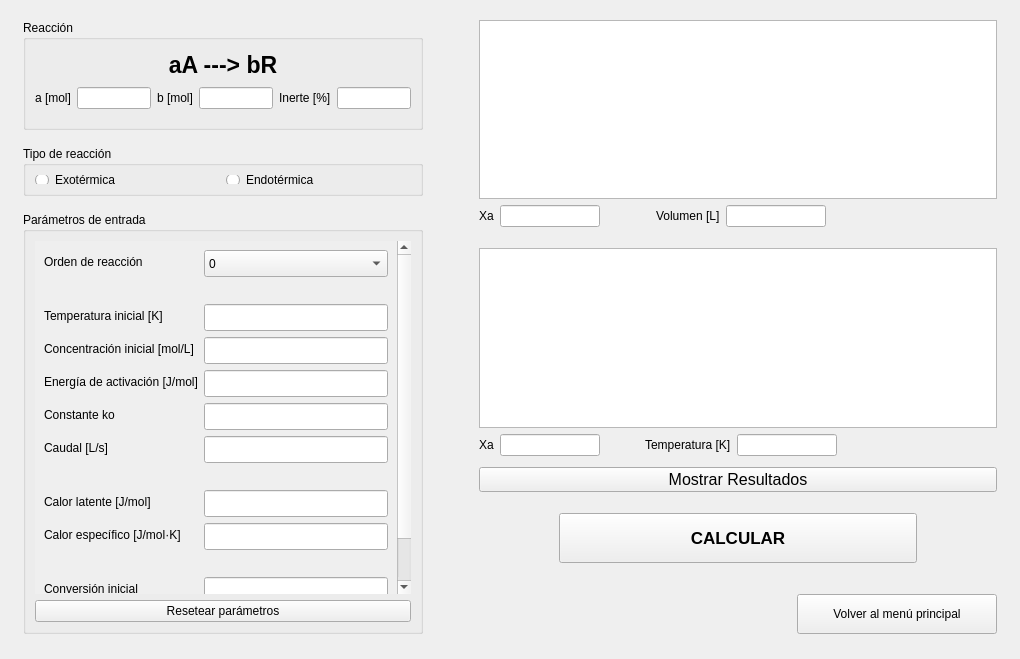
<?xml version="1.0" encoding="UTF-8"?>
<ui version="4.0">
 <class>Form</class>
 <widget class="QWidget" name="Form">
  <property name="geometry">
   <rect>
    <x>0</x>
    <y>0</y>
    <width>1020</width>
    <height>659</height>
   </rect>
  </property>
  <property name="windowTitle">
   <string>Reactor FP Adiabático</string>
  </property>
  <layout class="QHBoxLayout" name="_2">
   <property name="topMargin">
    <number>20</number>
   </property>
   <property name="bottomMargin">
    <number>25</number>
   </property>
   <item>
    <spacer name="horizontalSpacer_3">
     <property name="orientation">
      <enum>Qt::Horizontal</enum>
     </property>
     <property name="sizeType">
      <enum>QSizePolicy::Fixed</enum>
     </property>
     <property name="sizeHint" stdset="0">
      <size>
       <width>12</width>
       <height>20</height>
      </size>
     </property>
    </spacer>
   </item>
   <item>
    <layout class="QVBoxLayout" name="Izquierda">
     <property name="sizeConstraint">
      <enum>QLayout::SetDefaultConstraint</enum>
     </property>
     <property name="leftMargin">
      <number>0</number>
     </property>
     <item>
      <widget class="QGroupBox" name="Reaccion">
       <property name="minimumSize">
        <size>
         <width>0</width>
         <height>110</height>
        </size>
       </property>
       <property name="maximumSize">
        <size>
         <width>400</width>
         <height>110</height>
        </size>
       </property>
       <property name="title">
        <string>Reacción</string>
       </property>
       <layout class="QVBoxLayout" name="verticalLayout_6">
        <item>
         <layout class="QHBoxLayout" name="horizontalLayout">
          <property name="spacing">
           <number>6</number>
          </property>
          <item>
           <layout class="QVBoxLayout" name="verticalLayout_4">
            <item>
             <widget class="QLabel" name="lb_cao_12">
              <property name="font">
               <font>
                <pointsize>17</pointsize>
                <weight>75</weight>
                <bold>true</bold>
               </font>
              </property>
              <property name="text">
               <string>aA ---&gt; bR</string>
              </property>
              <property name="alignment">
               <set>Qt::AlignCenter</set>
              </property>
             </widget>
            </item>
            <item>
             <layout class="QHBoxLayout" name="horizontalLayout_3">
              <property name="leftMargin">
               <number>0</number>
              </property>
              <property name="topMargin">
               <number>0</number>
              </property>
              <item>
               <layout class="QFormLayout" name="formLayout">
                <property name="fieldGrowthPolicy">
                 <enum>QFormLayout::AllNonFixedFieldsGrow</enum>
                </property>
                <property name="topMargin">
                 <number>0</number>
                </property>
                <item row="0" column="0">
                 <widget class="QLabel" name="lb_cao_13">
                  <property name="text">
                   <string>a [mol]</string>
                  </property>
                 </widget>
                </item>
                <item row="0" column="1">
                 <widget class="QLineEdit" name="le_molA">
                  <property name="minimumSize">
                   <size>
                    <width>50</width>
                    <height>0</height>
                   </size>
                  </property>
                  <property name="readOnly">
                   <bool>false</bool>
                  </property>
                 </widget>
                </item>
               </layout>
              </item>
              <item>
               <layout class="QFormLayout" name="formLayout_3">
                <property name="fieldGrowthPolicy">
                 <enum>QFormLayout::AllNonFixedFieldsGrow</enum>
                </property>
                <property name="topMargin">
                 <number>0</number>
                </property>
                <item row="0" column="0">
                 <widget class="QLabel" name="lb_cao_14">
                  <property name="text">
                   <string>b [mol]</string>
                  </property>
                 </widget>
                </item>
                <item row="0" column="1">
                 <widget class="QLineEdit" name="le_molB">
                  <property name="minimumSize">
                   <size>
                    <width>50</width>
                    <height>0</height>
                   </size>
                  </property>
                 </widget>
                </item>
               </layout>
              </item>
              <item>
               <layout class="QFormLayout" name="formLayout_4">
                <property name="topMargin">
                 <number>0</number>
                </property>
                <item row="0" column="0">
                 <widget class="QLabel" name="lb_cao_15">
                  <property name="text">
                   <string>Inerte [%]</string>
                  </property>
                 </widget>
                </item>
                <item row="0" column="1">
                 <widget class="QLineEdit" name="le_inerte">
                  <property name="minimumSize">
                   <size>
                    <width>65</width>
                    <height>0</height>
                   </size>
                  </property>
                 </widget>
                </item>
               </layout>
              </item>
             </layout>
            </item>
           </layout>
          </item>
         </layout>
        </item>
       </layout>
      </widget>
     </item>
     <item>
      <spacer name="verticalSpacer">
       <property name="orientation">
        <enum>Qt::Vertical</enum>
       </property>
       <property name="sizeType">
        <enum>QSizePolicy::Fixed</enum>
       </property>
       <property name="sizeHint" stdset="0">
        <size>
         <width>20</width>
         <height>10</height>
        </size>
       </property>
      </spacer>
     </item>
     <item>
      <widget class="QGroupBox" name="groupBox">
       <property name="maximumSize">
        <size>
         <width>400</width>
         <height>50</height>
        </size>
       </property>
       <property name="title">
        <string>Tipo de reacción</string>
       </property>
       <layout class="QHBoxLayout" name="horizontalLayout_20">
        <item>
         <widget class="QRadioButton" name="rb_exo">
          <property name="text">
           <string>Exotérmica</string>
          </property>
         </widget>
        </item>
        <item>
         <widget class="QRadioButton" name="rb_endo">
          <property name="text">
           <string>Endotérmica</string>
          </property>
         </widget>
        </item>
       </layout>
      </widget>
     </item>
     <item>
      <spacer name="verticalSpacer_4">
       <property name="orientation">
        <enum>Qt::Vertical</enum>
       </property>
       <property name="sizeType">
        <enum>QSizePolicy::Minimum</enum>
       </property>
       <property name="sizeHint" stdset="0">
        <size>
         <width>20</width>
         <height>10</height>
        </size>
       </property>
      </spacer>
     </item>
     <item>
      <widget class="QGroupBox" name="Parmetros_entrada">
       <property name="maximumSize">
        <size>
         <width>400</width>
         <height>16777215</height>
        </size>
       </property>
       <property name="title">
        <string>Parámetros de entrada</string>
       </property>
       <layout class="QVBoxLayout" name="verticalLayout">
        <item>
         <widget class="QScrollArea" name="scrollArea">
          <property name="frameShape">
           <enum>QFrame::NoFrame</enum>
          </property>
          <property name="horizontalScrollBarPolicy">
           <enum>Qt::ScrollBarAlwaysOff</enum>
          </property>
          <property name="widgetResizable">
           <bool>true</bool>
          </property>
          <widget class="QWidget" name="scrollAreaWidgetContents">
           <property name="geometry">
            <rect>
             <x>0</x>
             <y>0</y>
             <width>368</width>
             <height>407</height>
            </rect>
           </property>
           <layout class="QHBoxLayout" name="horizontalLayout_2">
            <item>
             <layout class="QFormLayout" name="formLayout_5">
              <item row="0" column="0">
               <widget class="QLabel" name="lb_cao_6">
                <property name="text">
                 <string>Orden de reacción</string>
                </property>
               </widget>
              </item>
              <item row="0" column="1">
               <widget class="QComboBox" name="cb_orden">
                <property name="minimumSize">
                 <size>
                  <width>146</width>
                  <height>27</height>
                 </size>
                </property>
                <item>
                 <property name="text">
                  <string>0</string>
                 </property>
                </item>
                <item>
                 <property name="text">
                  <string>1</string>
                 </property>
                </item>
                <item>
                 <property name="text">
                  <string>2</string>
                 </property>
                </item>
               </widget>
              </item>
              <item row="2" column="0">
               <widget class="QLabel" name="lb_cao_9">
                <property name="text">
                 <string>Temperatura inicial [K]</string>
                </property>
               </widget>
              </item>
              <item row="3" column="0">
               <widget class="QLabel" name="lb_cao_5">
                <property name="text">
                 <string>Concentración inicial [mol/L]</string>
                </property>
               </widget>
              </item>
              <item row="4" column="0">
               <widget class="QLabel" name="lb_cao_4">
                <property name="text">
                 <string>Energía de activación [J/mol]</string>
                </property>
               </widget>
              </item>
              <item row="5" column="0">
               <widget class="QLabel" name="lb_cao_7">
                <property name="text">
                 <string>Constante ko</string>
                </property>
               </widget>
              </item>
              <item row="6" column="0">
               <widget class="QLabel" name="lb_cao_8">
                <property name="text">
                 <string>Caudal [L/s]</string>
                </property>
               </widget>
              </item>
              <item row="8" column="0">
               <widget class="QLabel" name="lb_cao_11">
                <property name="text">
                 <string>Calor latente [J/mol]</string>
                </property>
               </widget>
              </item>
              <item row="2" column="1">
               <widget class="QLineEdit" name="le_temp_ini">
                <property name="minimumSize">
                 <size>
                  <width>146</width>
                  <height>27</height>
                 </size>
                </property>
               </widget>
              </item>
              <item row="3" column="1">
               <widget class="QLineEdit" name="le_concentracion_ini">
                <property name="minimumSize">
                 <size>
                  <width>146</width>
                  <height>27</height>
                 </size>
                </property>
               </widget>
              </item>
              <item row="4" column="1">
               <widget class="QLineEdit" name="le_ener_act">
                <property name="minimumSize">
                 <size>
                  <width>146</width>
                  <height>27</height>
                 </size>
                </property>
               </widget>
              </item>
              <item row="5" column="1">
               <widget class="QLineEdit" name="le_k">
                <property name="minimumSize">
                 <size>
                  <width>146</width>
                  <height>27</height>
                 </size>
                </property>
               </widget>
              </item>
              <item row="6" column="1">
               <widget class="QLineEdit" name="le_caudal">
                <property name="minimumSize">
                 <size>
                  <width>146</width>
                  <height>27</height>
                 </size>
                </property>
               </widget>
              </item>
              <item row="8" column="1">
               <widget class="QLineEdit" name="le_ah">
                <property name="minimumSize">
                 <size>
                  <width>146</width>
                  <height>27</height>
                 </size>
                </property>
               </widget>
              </item>
              <item row="9" column="0">
               <widget class="QLabel" name="lb_cao_16">
                <property name="text">
                 <string>Calor específico [J/mol·K]</string>
                </property>
               </widget>
              </item>
              <item row="9" column="1">
               <widget class="QLineEdit" name="le_cp">
                <property name="minimumSize">
                 <size>
                  <width>146</width>
                  <height>27</height>
                 </size>
                </property>
               </widget>
              </item>
              <item row="11" column="0">
               <widget class="QLabel" name="lb_cao_3">
                <property name="text">
                 <string>Conversión inicial</string>
                </property>
               </widget>
              </item>
              <item row="12" column="0">
               <widget class="QLabel" name="lb_cao">
                <property name="text">
                 <string>Conversión final</string>
                </property>
               </widget>
              </item>
              <item row="11" column="1">
               <widget class="QLineEdit" name="le_conv_ini">
                <property name="minimumSize">
                 <size>
                  <width>146</width>
                  <height>27</height>
                 </size>
                </property>
               </widget>
              </item>
              <item row="12" column="1">
               <widget class="QLineEdit" name="le_conv_fin">
                <property name="minimumSize">
                 <size>
                  <width>146</width>
                  <height>27</height>
                 </size>
                </property>
               </widget>
              </item>
              <item row="10" column="0">
               <spacer name="verticalSpacer_2">
                <property name="orientation">
                 <enum>Qt::Vertical</enum>
                </property>
                <property name="sizeType">
                 <enum>QSizePolicy::Fixed</enum>
                </property>
                <property name="sizeHint" stdset="0">
                 <size>
                  <width>20</width>
                  <height>15</height>
                 </size>
                </property>
               </spacer>
              </item>
              <item row="7" column="0">
               <spacer name="verticalSpacer_8">
                <property name="orientation">
                 <enum>Qt::Vertical</enum>
                </property>
                <property name="sizeType">
                 <enum>QSizePolicy::Fixed</enum>
                </property>
                <property name="sizeHint" stdset="0">
                 <size>
                  <width>20</width>
                  <height>15</height>
                 </size>
                </property>
               </spacer>
              </item>
              <item row="1" column="0">
               <spacer name="verticalSpacer_9">
                <property name="orientation">
                 <enum>Qt::Vertical</enum>
                </property>
                <property name="sizeType">
                 <enum>QSizePolicy::Fixed</enum>
                </property>
                <property name="sizeHint" stdset="0">
                 <size>
                  <width>20</width>
                  <height>15</height>
                 </size>
                </property>
               </spacer>
              </item>
             </layout>
            </item>
           </layout>
          </widget>
         </widget>
        </item>
        <item>
         <widget class="QPushButton" name="btn_reset">
          <property name="text">
           <string>Resetear parámetros</string>
          </property>
         </widget>
        </item>
       </layout>
      </widget>
     </item>
    </layout>
   </item>
   <item>
    <spacer name="horizontalSpacer_17">
     <property name="orientation">
      <enum>Qt::Horizontal</enum>
     </property>
     <property name="sizeType">
      <enum>QSizePolicy::Fixed</enum>
     </property>
     <property name="sizeHint" stdset="0">
      <size>
       <width>50</width>
       <height>20</height>
      </size>
     </property>
    </spacer>
   </item>
   <item>
    <layout class="QVBoxLayout" name="verticalLayout_5">
     <item>
      <layout class="QVBoxLayout" name="verticalLayout_2">
       <item>
        <widget class="PlotWidget" name="plotV">
         <property name="sizePolicy">
          <sizepolicy hsizetype="Expanding" vsizetype="Expanding">
           <horstretch>0</horstretch>
           <verstretch>0</verstretch>
          </sizepolicy>
         </property>
         <property name="minimumSize">
          <size>
           <width>500</width>
           <height>150</height>
          </size>
         </property>
        </widget>
       </item>
       <item>
        <layout class="QHBoxLayout" name="horizontalLayout_23">
         <item>
          <layout class="QFormLayout" name="formLayout_6">
           <property name="fieldGrowthPolicy">
            <enum>QFormLayout::AllNonFixedFieldsGrow</enum>
           </property>
           <property name="topMargin">
            <number>0</number>
           </property>
           <item row="0" column="0">
            <widget class="QLabel" name="lb_cao_17">
             <property name="text">
              <string>Xa</string>
             </property>
            </widget>
           </item>
           <item row="0" column="1">
            <widget class="QLineEdit" name="le_xa1">
             <property name="maximumSize">
              <size>
               <width>100</width>
               <height>16777215</height>
              </size>
             </property>
             <property name="readOnly">
              <bool>true</bool>
             </property>
            </widget>
           </item>
          </layout>
         </item>
         <item>
          <layout class="QFormLayout" name="formLayout_7">
           <property name="topMargin">
            <number>0</number>
           </property>
           <item row="0" column="0">
            <widget class="QLabel" name="lb_cao_18">
             <property name="text">
              <string>Volumen [L]</string>
             </property>
            </widget>
           </item>
           <item row="0" column="1">
            <widget class="QLineEdit" name="le_volumen">
             <property name="maximumSize">
              <size>
               <width>100</width>
               <height>16777215</height>
              </size>
             </property>
             <property name="readOnly">
              <bool>true</bool>
             </property>
            </widget>
           </item>
          </layout>
         </item>
         <item>
          <spacer name="horizontalSpacer_13">
           <property name="orientation">
            <enum>Qt::Horizontal</enum>
           </property>
           <property name="sizeHint" stdset="0">
            <size>
             <width>40</width>
             <height>20</height>
            </size>
           </property>
          </spacer>
         </item>
        </layout>
       </item>
       <item>
        <spacer name="verticalSpacer_7">
         <property name="orientation">
          <enum>Qt::Vertical</enum>
         </property>
         <property name="sizeType">
          <enum>QSizePolicy::Fixed</enum>
         </property>
         <property name="sizeHint" stdset="0">
          <size>
           <width>20</width>
           <height>15</height>
          </size>
         </property>
        </spacer>
       </item>
       <item>
        <layout class="QHBoxLayout" name="horizontalLayout_22">
         <property name="topMargin">
          <number>0</number>
         </property>
         <item>
          <widget class="PlotWidget" name="plotT">
           <property name="enabled">
            <bool>true</bool>
           </property>
           <property name="sizePolicy">
            <sizepolicy hsizetype="Expanding" vsizetype="Expanding">
             <horstretch>0</horstretch>
             <verstretch>0</verstretch>
            </sizepolicy>
           </property>
           <property name="minimumSize">
            <size>
             <width>500</width>
             <height>150</height>
            </size>
           </property>
          </widget>
         </item>
        </layout>
       </item>
       <item>
        <layout class="QHBoxLayout" name="horizontalLayout_12"/>
       </item>
      </layout>
     </item>
     <item>
      <layout class="QHBoxLayout" name="horizontalLayout_25">
       <item>
        <layout class="QFormLayout" name="formLayout_8">
         <property name="fieldGrowthPolicy">
          <enum>QFormLayout::AllNonFixedFieldsGrow</enum>
         </property>
         <property name="topMargin">
          <number>0</number>
         </property>
         <item row="0" column="0">
          <widget class="QLabel" name="lb_cao_10">
           <property name="text">
            <string>Xa</string>
           </property>
          </widget>
         </item>
         <item row="0" column="1">
          <widget class="QLineEdit" name="le_xa2">
           <property name="maximumSize">
            <size>
             <width>100</width>
             <height>16777215</height>
            </size>
           </property>
           <property name="readOnly">
            <bool>true</bool>
           </property>
          </widget>
         </item>
        </layout>
       </item>
       <item>
        <layout class="QFormLayout" name="formLayout_9">
         <property name="topMargin">
          <number>0</number>
         </property>
         <item row="0" column="1">
          <widget class="QLineEdit" name="le_temperatura">
           <property name="maximumSize">
            <size>
             <width>100</width>
             <height>16777215</height>
            </size>
           </property>
           <property name="readOnly">
            <bool>true</bool>
           </property>
          </widget>
         </item>
         <item row="0" column="0">
          <widget class="QLabel" name="lb_cao_2">
           <property name="text">
            <string>Temperatura [K]</string>
           </property>
          </widget>
         </item>
        </layout>
       </item>
       <item>
        <spacer name="horizontalSpacer_11">
         <property name="orientation">
          <enum>Qt::Horizontal</enum>
         </property>
         <property name="sizeHint" stdset="0">
          <size>
           <width>40</width>
           <height>20</height>
          </size>
         </property>
        </spacer>
       </item>
      </layout>
     </item>
     <item>
      <spacer name="verticalSpacer_6">
       <property name="orientation">
        <enum>Qt::Vertical</enum>
       </property>
       <property name="sizeType">
        <enum>QSizePolicy::Fixed</enum>
       </property>
       <property name="sizeHint" stdset="0">
        <size>
         <width>20</width>
         <height>5</height>
        </size>
       </property>
      </spacer>
     </item>
     <item>
      <widget class="QPushButton" name="btn_mostrar_resultados">
       <property name="sizePolicy">
        <sizepolicy hsizetype="Minimum" vsizetype="Fixed">
         <horstretch>0</horstretch>
         <verstretch>0</verstretch>
        </sizepolicy>
       </property>
       <property name="minimumSize">
        <size>
         <width>0</width>
         <height>25</height>
        </size>
       </property>
       <property name="baseSize">
        <size>
         <width>0</width>
         <height>0</height>
        </size>
       </property>
       <property name="font">
        <font>
         <pointsize>12</pointsize>
         <weight>50</weight>
         <bold>false</bold>
        </font>
       </property>
       <property name="text">
        <string>Mostrar Resultados</string>
       </property>
      </widget>
     </item>
     <item>
      <spacer name="verticalSpacer_3">
       <property name="orientation">
        <enum>Qt::Vertical</enum>
       </property>
       <property name="sizeType">
        <enum>QSizePolicy::Fixed</enum>
       </property>
       <property name="sizeHint" stdset="0">
        <size>
         <width>20</width>
         <height>15</height>
        </size>
       </property>
      </spacer>
     </item>
     <item>
      <layout class="QHBoxLayout" name="horizontalLayout_17">
       <item>
        <spacer name="horizontalSpacer">
         <property name="orientation">
          <enum>Qt::Horizontal</enum>
         </property>
         <property name="sizeType">
          <enum>QSizePolicy::Fixed</enum>
         </property>
         <property name="sizeHint" stdset="0">
          <size>
           <width>80</width>
           <height>20</height>
          </size>
         </property>
        </spacer>
       </item>
       <item>
        <widget class="QPushButton" name="btn_ejecutar">
         <property name="sizePolicy">
          <sizepolicy hsizetype="Minimum" vsizetype="Fixed">
           <horstretch>0</horstretch>
           <verstretch>0</verstretch>
          </sizepolicy>
         </property>
         <property name="minimumSize">
          <size>
           <width>0</width>
           <height>50</height>
          </size>
         </property>
         <property name="baseSize">
          <size>
           <width>0</width>
           <height>0</height>
          </size>
         </property>
         <property name="font">
          <font>
           <pointsize>13</pointsize>
           <weight>75</weight>
           <bold>true</bold>
          </font>
         </property>
         <property name="text">
          <string>CALCULAR</string>
         </property>
        </widget>
       </item>
       <item>
        <spacer name="horizontalSpacer_2">
         <property name="orientation">
          <enum>Qt::Horizontal</enum>
         </property>
         <property name="sizeType">
          <enum>QSizePolicy::Fixed</enum>
         </property>
         <property name="sizeHint" stdset="0">
          <size>
           <width>80</width>
           <height>20</height>
          </size>
         </property>
        </spacer>
       </item>
      </layout>
     </item>
     <item>
      <spacer name="verticalSpacer_5">
       <property name="orientation">
        <enum>Qt::Vertical</enum>
       </property>
       <property name="sizeType">
        <enum>QSizePolicy::Fixed</enum>
       </property>
       <property name="sizeHint" stdset="0">
        <size>
         <width>20</width>
         <height>5</height>
        </size>
       </property>
      </spacer>
     </item>
     <item>
      <layout class="QHBoxLayout" name="horizontalLayout_21">
       <property name="leftMargin">
        <number>0</number>
       </property>
       <property name="topMargin">
        <number>20</number>
       </property>
       <item>
        <spacer name="horizontalSpacer_16">
         <property name="orientation">
          <enum>Qt::Horizontal</enum>
         </property>
         <property name="sizeHint" stdset="0">
          <size>
           <width>40</width>
           <height>20</height>
          </size>
         </property>
        </spacer>
       </item>
       <item>
        <widget class="QPushButton" name="btn_cerrar">
         <property name="minimumSize">
          <size>
           <width>200</width>
           <height>40</height>
          </size>
         </property>
         <property name="maximumSize">
          <size>
           <width>200</width>
           <height>40</height>
          </size>
         </property>
         <property name="text">
          <string>Volver al menú principal</string>
         </property>
        </widget>
       </item>
      </layout>
     </item>
    </layout>
   </item>
   <item>
    <spacer name="horizontalSpacer_4">
     <property name="orientation">
      <enum>Qt::Horizontal</enum>
     </property>
     <property name="sizeType">
      <enum>QSizePolicy::Fixed</enum>
     </property>
     <property name="sizeHint" stdset="0">
      <size>
       <width>12</width>
       <height>20</height>
      </size>
     </property>
    </spacer>
   </item>
  </layout>
 </widget>
 <customwidgets>
  <customwidget>
   <class>PlotWidget</class>
   <extends>QGraphicsView</extends>
   <header>pyqtgraph</header>
  </customwidget>
 </customwidgets>
 <resources/>
 <connections/>
</ui>
